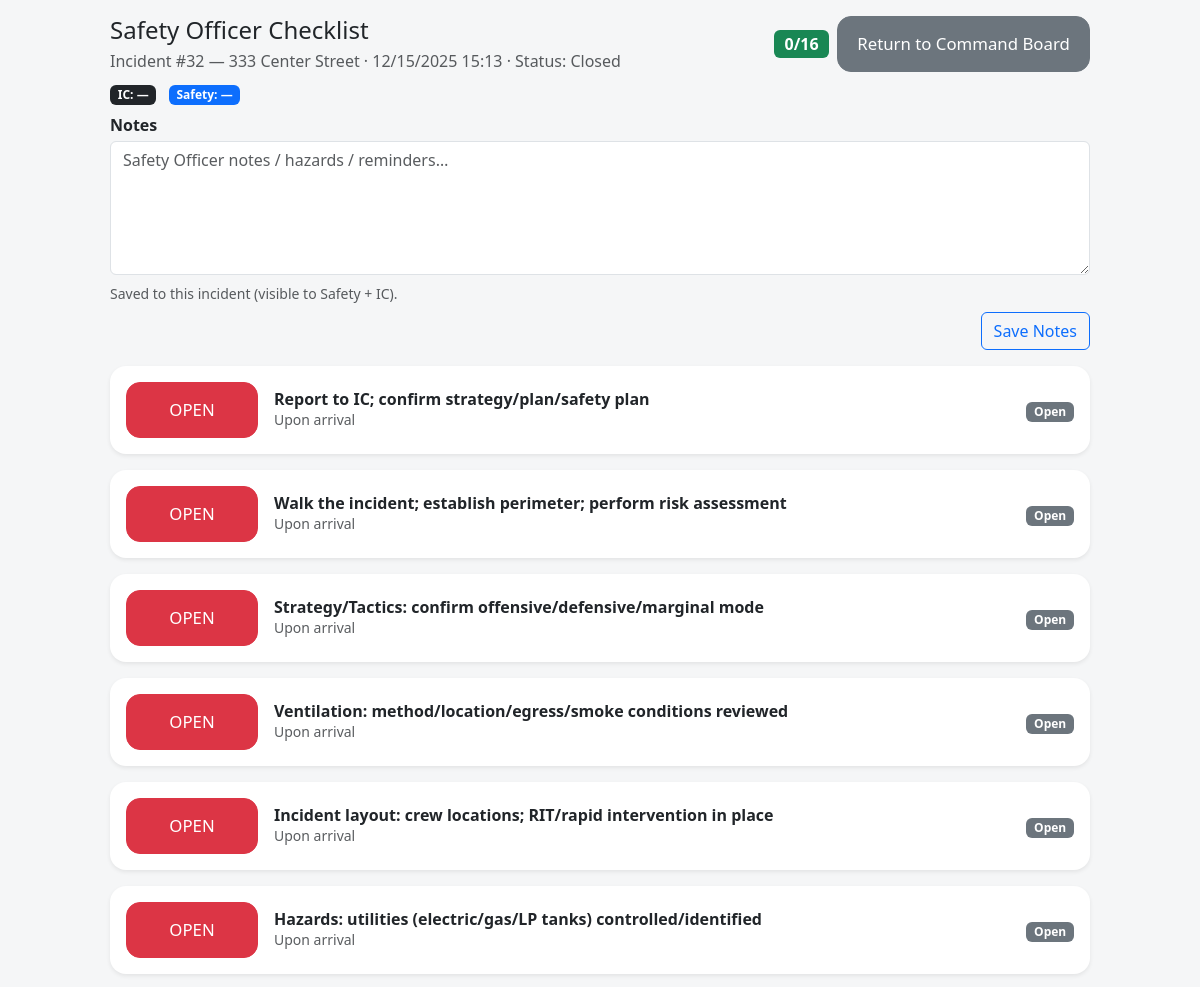
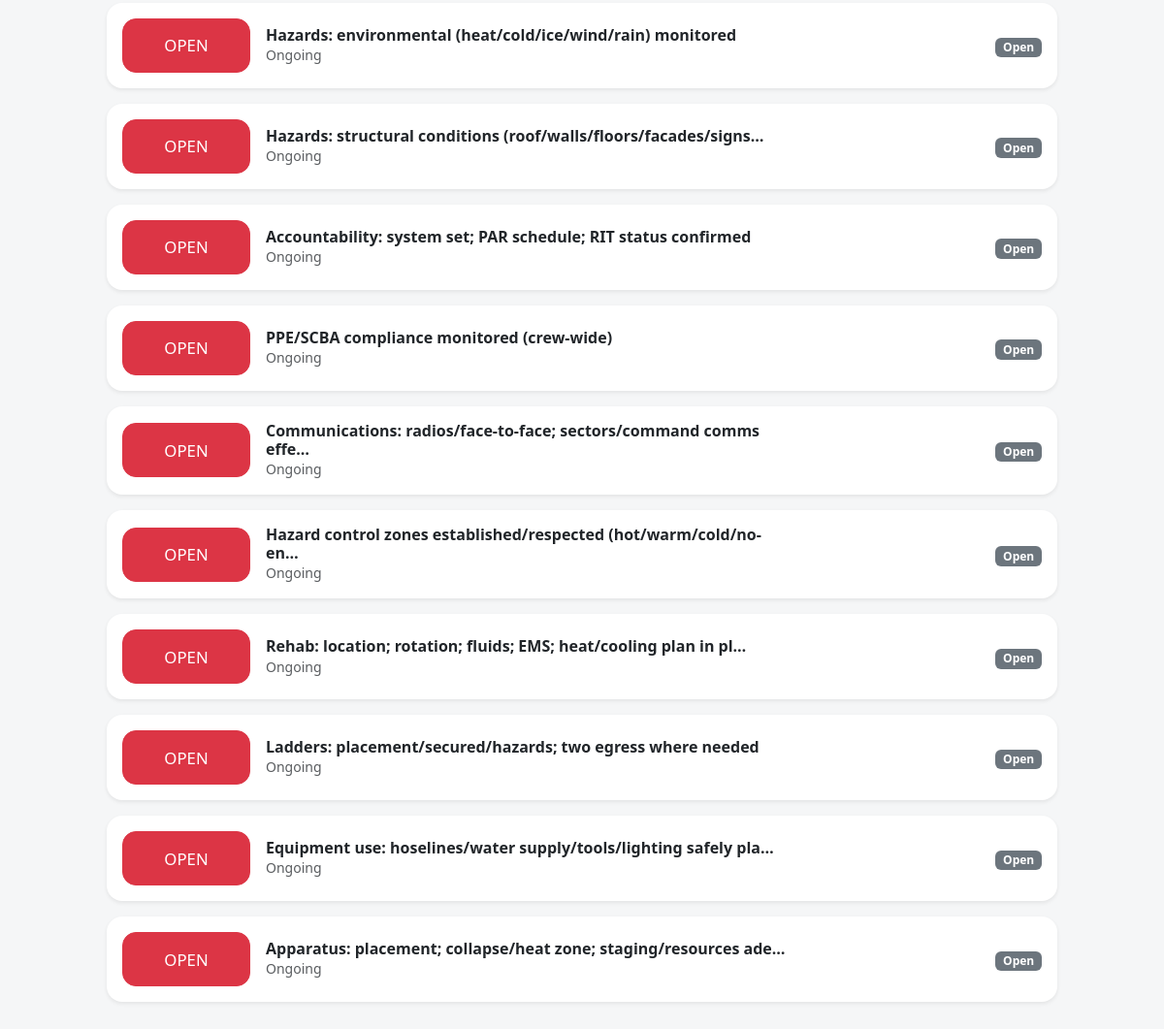
The page /safety_checklist.php?incident_id=32 on the database its author committed (2 pictures, top to bottom).
### tables this page shows
CREATE TABLE `incidents` (
  `id` int(11) NOT NULL,
  `dept_id` int(10) UNSIGNED DEFAULT NULL,
  `primary_apparatus_id` int(10) UNSIGNED DEFAULT NULL,
  `DeptName` varchar(50) NOT NULL,
  `incident_number` varchar(255) DEFAULT NULL,
  `IncidentDT` datetime(6) DEFAULT NULL,
  `closed_at` datetime(6) DEFAULT NULL,
  `status` varchar(100) DEFAULT NULL,
  `type` int(11) UNSIGNED NOT NULL,
  `location` varchar(255) NOT NULL,
  `subtype` varchar(100) DEFAULT NULL,
  `address` varchar(500) DEFAULT NULL,
  `city` varchar(200) DEFAULT NULL,
  `state` varchar(100) DEFAULT NULL,
  `postal_code` varchar(50) DEFAULT NULL,
  `longitude` decimal(9,6) DEFAULT NULL,
  `response_time_s` int(11) DEFAULT NULL,
  `Staging_Location` varchar(100) NOT NULL,
  `incident_commander_officer_id` int(11) DEFAULT NULL,
  `incident_commander_source` enum('local','mutual_aid') DEFAULT NULL,
  `incident_commander_display` varchar(150) DEFAULT NULL,
  `safety_officer_display` varchar(150) DEFAULT NULL,
  `safety_officer_source` enum('local','mutual_aid','manual') DEFAULT NULL,
  `safety_officer_officer_id` int(10) UNSIGNED DEFAULT NULL,
  `safety_officer_mutual_aid_id` int(10) UNSIGNED DEFAULT NULL,
  `safety_checklist_notes` text,
  `alarm_level` tinyint(3) UNSIGNED NOT NULL DEFAULT '1',
  `alarm_updated_at` datetime(6) DEFAULT NULL
);

CREATE TABLE `checklist_items` (
  `id` int(11) NOT NULL,
  `category` varchar(100) NOT NULL,
  `description` text NOT NULL,
  `upon_arrival_only` tinyint(1) DEFAULT '0',
  `active` tinyint(1) DEFAULT '1',
  `created_at` datetime DEFAULT CURRENT_TIMESTAMP,
  `updated_at` datetime DEFAULT CURRENT_TIMESTAMP ON UPDATE CURRENT_TIMESTAMP
);

### safety_checklist.php (the view, shortened to what this page needs)
<?php
require_once "db_connect.php";
function e($v) { return htmlspecialchars((string)$v, ENT_QUOTES, 'UTF-8'); }
function short_label($text, $max = 64) {
  $t = trim((string)$text);
  if (function_exists('mb_strlen') && function_exists('mb_substr')) {
    return (mb_strlen($t) > $max) ? (mb_substr($t, 0, $max - 1) . '…') : $t;
  }
  return (strlen($t) > $max) ? (substr($t, 0, $max - 1) . '…') : $t;
}
$incidentId = isset($_GET['incident_id']) ? (int)$_GET['incident_id'] : 0;
$sql = "SELECT id, location, IncidentDT, status,
               incident_commander_display,
               safety_officer_display,
               safety_checklist_notes
        FROM incidents
        WHERE id = ?
        LIMIT 1";
$stmt = $conn->prepare($sql);
$stmt->bind_param("i", $incidentId);
$stmt->execute();
$res = $stmt->get_result();
$incident = $res ? $res->fetch_assoc() : null;
$items = [];
$sql = "
  SELECT
    ci.id,
    ci.description,
    ci.upon_arrival_only,
    ci.active,
    COALESCE(r.is_checked, 0) AS is_checked
  FROM checklist_items ci
  LEFT JOIN incident_checklist_responses r
    ON r.checklist_id = ci.id
   AND r.incident_id = ?
  WHERE ci.category = 'Safety Officer'
    AND ci.active = 1
  ORDER BY ci.upon_arrival_only DESC, ci.id ASC
";
$stmt = $conn->prepare($sql);
$stmt->bind_param("i", $incidentId);
$stmt->execute();
$res = $stmt->get_result();
while ($row = $res->fetch_assoc()) {
  $items[] = $row;
}
$total = count($items);
$done = 0;
$incidentDT = $incident['IncidentDT'] ? date("m/d/Y H:i", strtotime($incident['IncidentDT'])) : "";
?>
<!doctype html>
<html lang="en">
<head>
  <link href="https://cdn.jsdelivr.net/npm/bootstrap@5.3.3/dist/css/bootstrap.min.css" rel="stylesheet">
</head>
<body>
<div class="container-fluid p-3">
<div class="page-wrap">
  <div class="d-flex flex-wrap justify-content-between align-items-start gap-3 mb-2">
    <div class="flex-grow-1">
      <div class="h4 mb-1">Safety Officer Checklist</div>
      <div class="text-muted">
        Incident #<?= (int)$incident['id'] ?> — <?= e($incident['location']) ?>
        <?php if ($incidentDT): ?> · <?= e($incidentDT) ?><?php endif; ?>
        <?php if (!empty($incident['status'])): ?> · Status: <?= e($incident['status']) ?><?php endif; ?>
      </div>
      <div class="mt-2">
        <span class="badge text-bg-dark me-2">IC: <?= e($incident['incident_commander_display'] ?? '—') ?></span>
        <span class="badge text-bg-primary">Safety: <?= e($incident['safety_officer_display'] ?? '—') ?></span>
      </div>
    </div>
    <div class="ms-auto d-flex align-items-center gap-2">
      <span class="badge text-bg-success fs-6"><?= (int)$done ?>/<?= (int)$total ?></span>
      <a class="btn btn-secondary btn-big" href="command_board.php?incident_id=<?= (int)$incidentId ?>">Return to Command Board</a>
    </div>
  </div>
  <form method="post" class="mb-3">
    <label for="safety_notes" class="form-label fw-semibold mb-1">Notes</label>
    <textarea id="safety_notes" name="safety_notes" class="form-control" rows="5" placeholder="Safety Officer notes / hazards / reminders…"><?= e($incident['safety_checklist_notes'] ?? '') ?></textarea>
    <div class="form-text mt-2">Saved to this incident (visible to Safety + IC).</div>
    <div class="d-flex justify-content-end mt-2">
      <button type="submit" class="btn btn-outline-primary">Save Notes</button>
    </div>
  </form>
  <?php if ($total === 0): ?>
    <div class="alert alert-warning">
      No Safety Officer checklist items found. Make sure checklist_items has rows with category = <b>Safety Officer</b>.
    </div>
  <?php else: ?>
    <div class="row g-3">
      <div class="col-12">
        <?php foreach ($items as $it): ?>
          <?php
            $checked = ((int)$it['is_checked'] === 1);
            $cardClass = $checked ? "border-success" : "border-0";
            $bg = $checked ? "bg-success-subtle" : "bg-white";
            $btnClass = $checked ? "btn-success text-white" : "btn-danger text-white";
            $btnText  = $checked ? "DONE" : "OPEN";
            $fullDesc = (string)($it['description'] ?? '');
            $shortDesc = short_label($fullDesc, 64);
          ?>
          <div class="card tap-card shadow-sm <?= $cardClass ?> <?= $bg ?> mb-3">
            <div class="card-body d-flex align-items-center gap-3">
              <form method="post" class="m-0">
                <button type="submit" class="btn <?= $btnClass ?> btn-big btn-status" aria-label="Toggle checklist item">
                  <?= e($btnText) ?>
                </button>
              </form>
              <div class="flex-grow-1">
                <div class="fw-semibold desc-trunc" title="<?= e($fullDesc) ?>">
                  <?= e($shortDesc) ?>
                </div>
                <?php if ((int)$it['upon_arrival_only'] === 1): ?>
                  <div class="text-muted small">Upon arrival</div>
                <?php else: ?>
                  <div class="text-muted small">Ongoing</div>
                <?php endif; ?>
              </div>
              <div class="text-end">
                <?php if ($checked): ?>
                  <span class="badge text-bg-success">Done</span>
                <?php else: ?>
                  <span class="badge text-bg-secondary">Open</span>
                <?php endif; ?>
              </div>
            </div>
          </div>
        <?php endforeach; ?>
      </div>
    </div>
  <?php endif; ?>
</div>
</div>
</body>
</html>

### safety_checklist.php (style rules this page uses)
body { background:#f5f6f7; }
.page-wrap { max-width: 980px; margin: 0 auto; }
.tap-card { border-radius: 16px; }
.btn-big { padding: .9rem 1.2rem; font-size: 1.05rem; border-radius: 14px; }
.btn-status { min-width: 132px; }
.desc-trunc { display: -webkit-box; -webkit-line-clamp: 2; -webkit-box-orient: vertical; overflow: hidden; line-height: 1.2; max-width: 34rem; }

### rows shown on the page
incidents: id "32", location "333 Center Street", IncidentDT "12/15/2025 15:13", status "Closed", incident_commander_display "—", safety_officer_display "—"
checklist_items: btnText "OPEN", description "Report to IC; confirm strategy/plan/safety plan", upon_arrival_only "Upon arrival"
checklist_items: btnText "OPEN", description "Walk the incident; establish perimeter; perform risk assessment", upon_arrival_only "Upon arrival"
checklist_items: btnText "OPEN", description "Strategy/Tactics: confirm offensive/defensive/marginal mode", upon_arrival_only "Upon arrival"
checklist_items: btnText "OPEN", description "Ventilation: method/location/egress/smoke conditions reviewed", upon_arrival_only "Upon arrival"
checklist_items: btnText "OPEN", description "Incident layout: crew locations; RIT/rapid intervention in place", upon_arrival_only "Upon arrival"
checklist_items: btnText "OPEN", description "Hazards: utilities (electric/gas/LP tanks) controlled/identified", upon_arrival_only "Upon arrival"
checklist_items: btnText "OPEN", description "Hazards: environmental (heat/cold/ice/wind/rain) monitored", upon_arrival_only "Ongoing"
checklist_items: btnText "OPEN", description "Hazards: structural conditions (roof/walls/floors/facades/signs…", upon_arrival_only "Ongoing"
checklist_items: btnText "OPEN", description "Accountability: system set; PAR schedule; RIT status confirmed", upon_arrival_only "Ongoing"
checklist_items: btnText "OPEN", description "PPE/SCBA compliance monitored (crew-wide)", upon_arrival_only "Ongoing"
checklist_items: btnText "OPEN", description "Communications: radios/face-to-face; sectors/command comms effe…", upon_arrival_only "Ongoing"
checklist_items: btnText "OPEN", description "Hazard control zones established/respected (hot/warm/cold/no-en…", upon_arrival_only "Ongoing"
checklist_items: btnText "OPEN", description "Rehab: location; rotation; fluids; EMS; heat/cooling plan in pl…", upon_arrival_only "Ongoing"
checklist_items: btnText "OPEN", description "Ladders: placement/secured/hazards; two egress where needed", upon_arrival_only "Ongoing"
checklist_items: btnText "OPEN", description "Equipment use: hoselines/water supply/tools/lighting safely pla…", upon_arrival_only "Ongoing"
checklist_items: btnText "OPEN", description "Apparatus: placement; collapse/heat zone; staging/resources ade…", upon_arrival_only "Ongoing"

### other values the page prints
$done "0"
$total "16"
